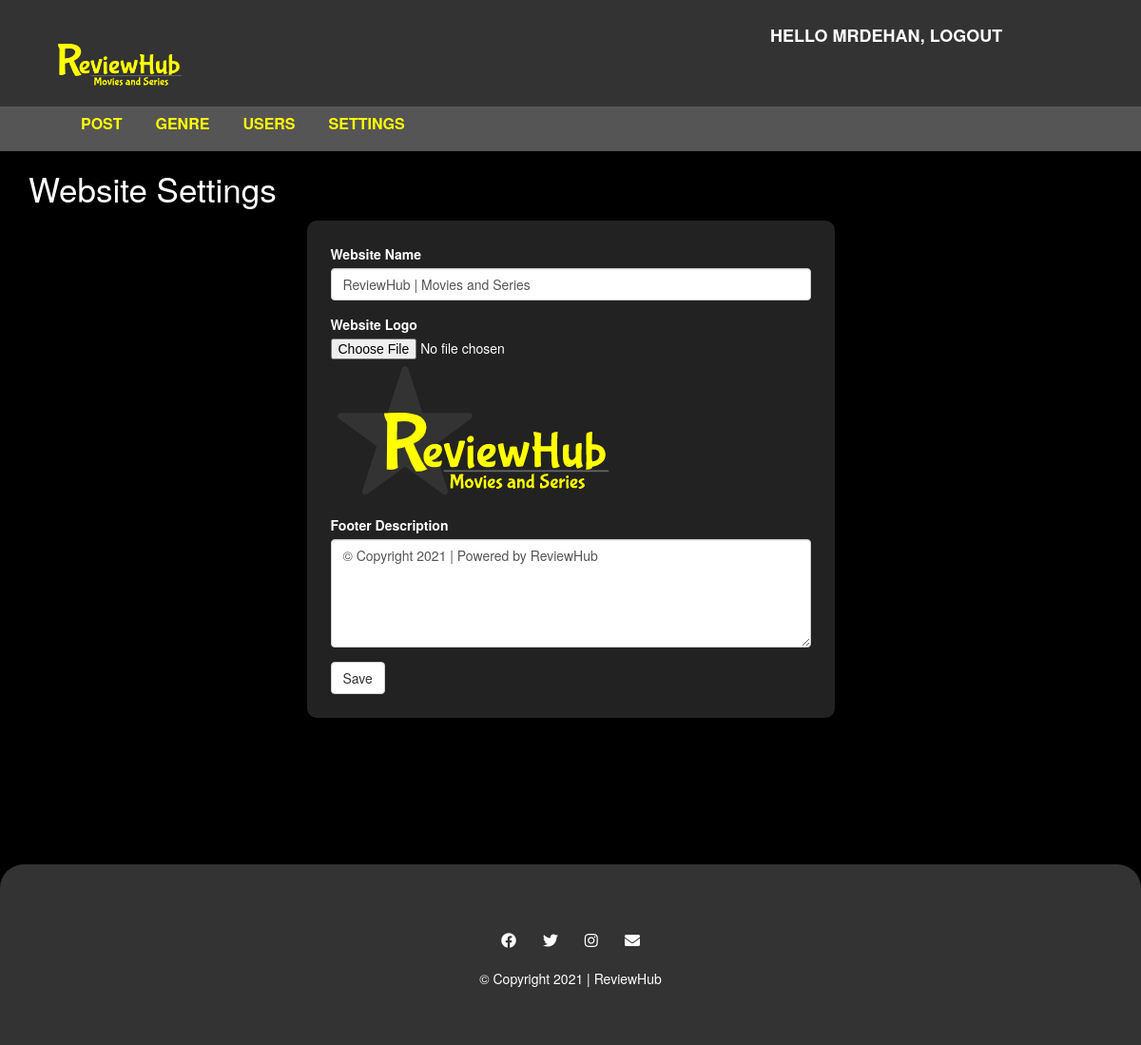
/reviewhub/admin/settings.php (signed in), run on the app's committed database.
### tables this page shows
CREATE TABLE `settings` (
  `id` int NOT NULL,
  `websitename` varchar(60) NOT NULL,
  `logo` varchar(50) NOT NULL,
  `footerdesc` varchar(255) NOT NULL
);

### reviewhub/admin/settings.php (the view, shortened to what this page needs)
<?php include "header.php"; ?>
  <div id="admin-content">
      <div class="container">
         <div class="row">
             <div class="col-md-12">
                 <h1 class="admin-heading">Website Settings</h1>
             </div>
              <div class="col-md-offset-3 col-md-6">
                <?php
                  include "config.php";
                  $sql = "SELECT * FROM settings";
                  $result = mysqli_query($conn, $sql) or die("Query Failed.");
                  if(mysqli_num_rows($result) > 0){
                    while($row = mysqli_fetch_assoc($result)) {
                ?>
                  <form  action="save-settings.php" method="POST" enctype="multipart/form-data">
                      <div class="form-group">
                          <label for="website_name">Website Name</label>
                          <input type="text" name="website_name" value="<?php echo $row['websitename']; ?>" class="form-control" autocomplete="off" required>
                      </div>
                      <div class="form-group">
                          <label for="logo">Website Logo</label>
                          <input type="file" name="logo">
                          <img src="images/<?php echo $row['logo']; ?>">
                      </div>
                      <div class="form-group">
                          <label for="footer_desc">Footer Description</label>
                          <textarea name="footer_desc" class="form-control" rows="5" required><?php echo $row['footerdesc']; ?></textarea>
                      </div>
                      <input type="submit" name="submit" class="btn btn-default" value="Save" required />
                  </form>
                  <?php
                      }
                    }
                  ?>
              </div>
          </div>
      </div>
  </div>
<?php include "footer.php"; ?>

### reviewhub/css/style.css (style rules this page uses)
body { background-color: #000; color: #fff; }
#admin-content { padding: 20px 0; min-height: 750px; }
#admin-content .admin-heading { font-size: 35px; margin: 0 0 15px; }
form { background: #222; padding: 25px; box-shadow: 0 1px 3px rgba(0, 0, 0, 0.13); border-radius: 10px; }

### data on the page
settings: website_name "ReviewHub | Movies and Series", logo (picture), footer_desc "© Copyright 2021 | Powered by ReviewHub"

### other printed values
$_SESSION["username"] "MRDEHAN"
